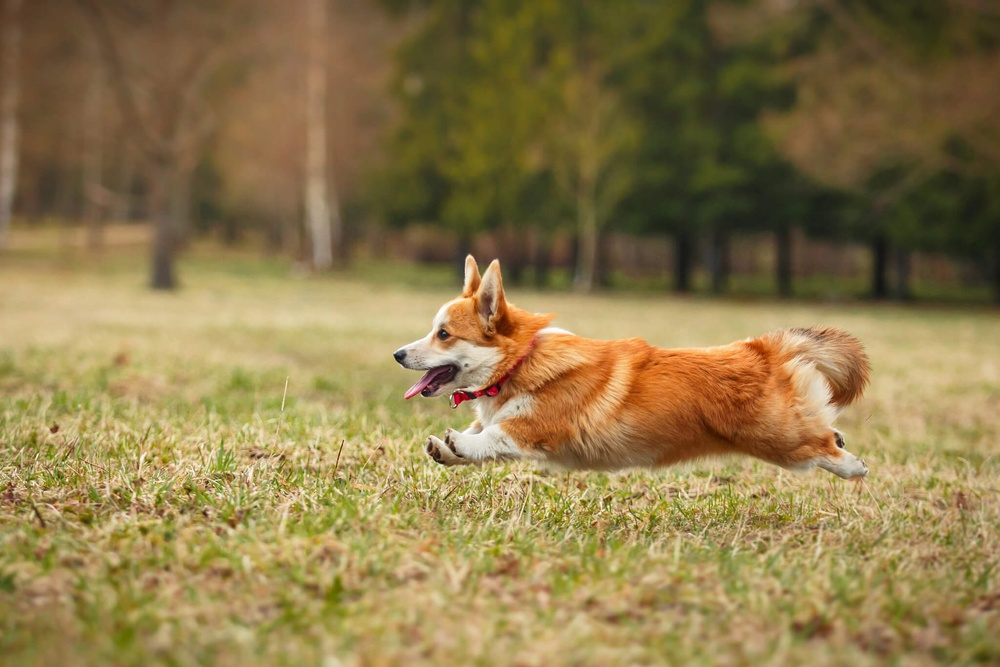
#> input picture peter/AdobeStock_94274587_welsh_corgi_pembroke_CD.jpg, 1000 x 667 px, shrunk from 2048 x 1365 before the run, found by its file name
$ python opencv_stylization.py
#> lines starting #> are read from the running program, lines starting #| are printed output that depends on the picture
import cv2
import numpy as np


img_path = '/Users/ahnwooseok/Downloads/github/2023-Konkuk-Univ-Graduation-Project/peter/AdobeStock_94274587_welsh_corgi_pembroke_CD.jpg'


image = cv2.imread(img_path)
#> image is the input picture: shape (667, 1000, 3); mean B, G, R 74.8, 121.3, 141.3


for i in [0.1, 0.7, 0.75, 0.8, 0.85 ,0.9, 0.95]:
    stylized_image = cv2.stylization(image, sigma_s=100, sigma_r=i)
    cv2.imwrite(f'stylized_couple1222_{i}.jpg', stylized_image)
#> this loop made 7 passes
#> pass 1, `stylized_image = cv2.stylization(image, sigma_s=100, sigma_r=i)`:
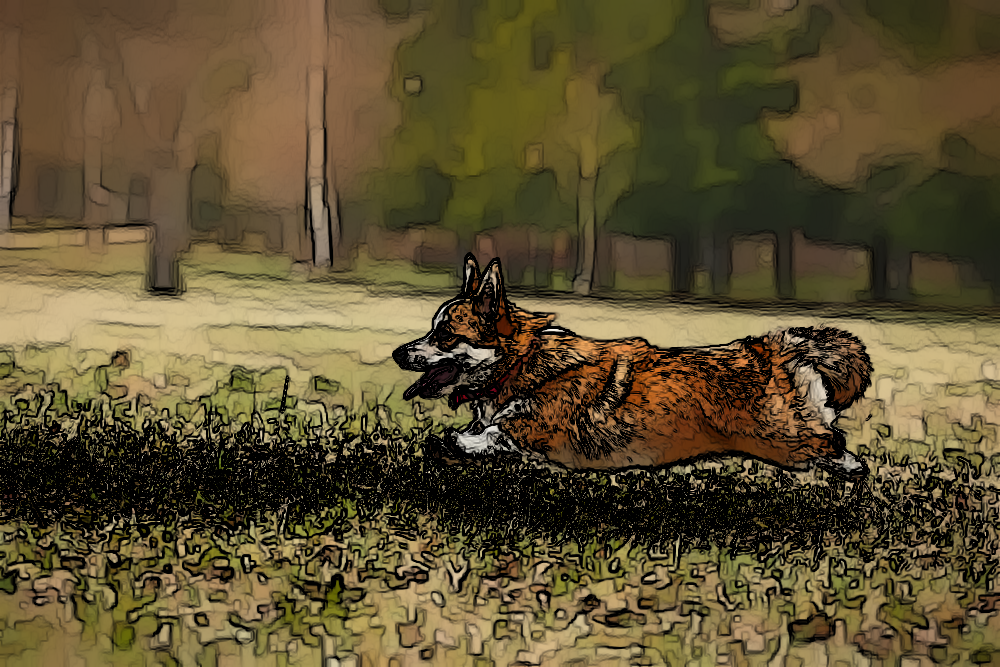
#> stylized_image: shape (667, 1000, 3); mean B, G, R 49.7, 80.6, 93.5
#> pass 2, `stylized_image = cv2.stylization(image, sigma_s=100, sigma_r=i)`:
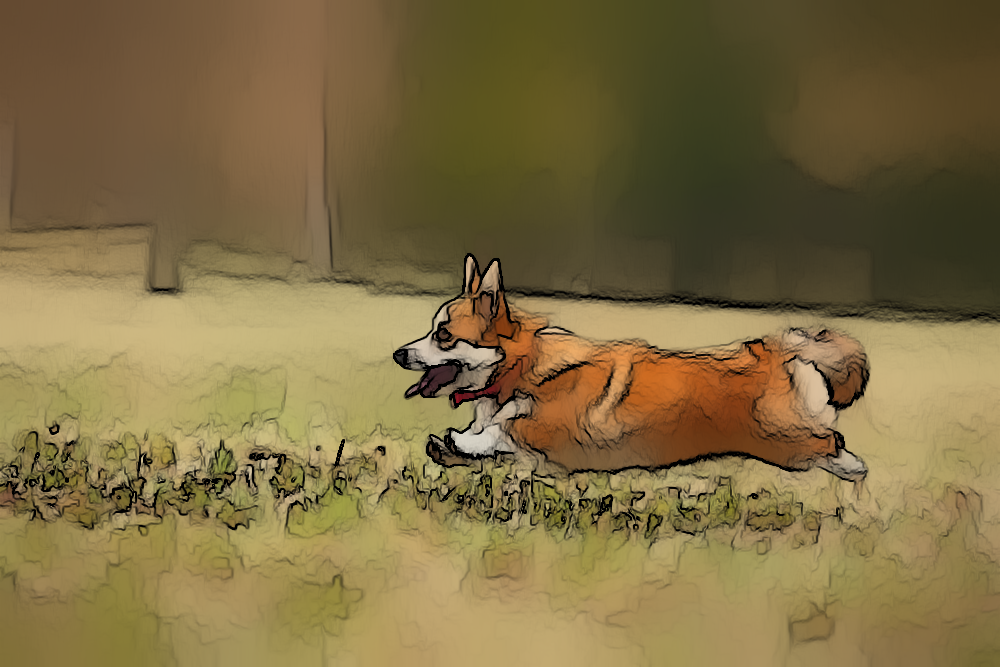
#> stylized_image: shape (667, 1000, 3); mean B, G, R 67.2, 109.4, 127.1
